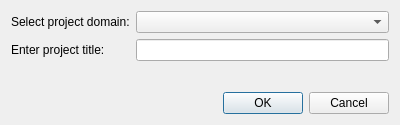
<?xml version="1.0" encoding="UTF-8"?>
<ui version="4.0">
 <class>Dialog</class>
 <widget class="QDialog" name="Dialog">
  <property name="geometry">
   <rect>
    <x>0</x>
    <y>0</y>
    <width>400</width>
    <height>125</height>
   </rect>
  </property>
  <property name="windowTitle">
   <string>Dialog</string>
  </property>
  <layout class="QVBoxLayout" name="verticalLayout">
   <item>
    <layout class="QFormLayout" name="formLayout">
     <item row="0" column="0">
      <widget class="QLabel" name="laDomain">
       <property name="text">
        <string>Select project domain:</string>
       </property>
      </widget>
     </item>
     <item row="0" column="1">
      <widget class="QComboBox" name="cbDomain">
       <property name="sizePolicy">
        <sizepolicy hsizetype="Preferred" vsizetype="Fixed">
         <horstretch>0</horstretch>
         <verstretch>0</verstretch>
        </sizepolicy>
       </property>
      </widget>
     </item>
     <item row="1" column="0">
      <widget class="QLabel" name="laTitle">
       <property name="text">
        <string>Enter project title: </string>
       </property>
      </widget>
     </item>
     <item row="1" column="1">
      <widget class="QLineEdit" name="leTitle"/>
     </item>
    </layout>
   </item>
   <item>
    <widget class="QDialogButtonBox" name="buttonBox">
     <property name="orientation">
      <enum>Qt::Horizontal</enum>
     </property>
     <property name="standardButtons">
      <set>QDialogButtonBox::Cancel|QDialogButtonBox::Ok</set>
     </property>
    </widget>
   </item>
  </layout>
 </widget>
 <resources/>
 <connections>
  <connection>
   <sender>buttonBox</sender>
   <signal>accepted()</signal>
   <receiver>Dialog</receiver>
   <slot>accept()</slot>
   <hints>
    <hint type="sourcelabel">
     <x>248</x>
     <y>254</y>
    </hint>
    <hint type="destinationlabel">
     <x>157</x>
     <y>274</y>
    </hint>
   </hints>
  </connection>
  <connection>
   <sender>buttonBox</sender>
   <signal>rejected()</signal>
   <receiver>Dialog</receiver>
   <slot>reject()</slot>
   <hints>
    <hint type="sourcelabel">
     <x>316</x>
     <y>260</y>
    </hint>
    <hint type="destinationlabel">
     <x>286</x>
     <y>274</y>
    </hint>
   </hints>
  </connection>
 </connections>
</ui>
